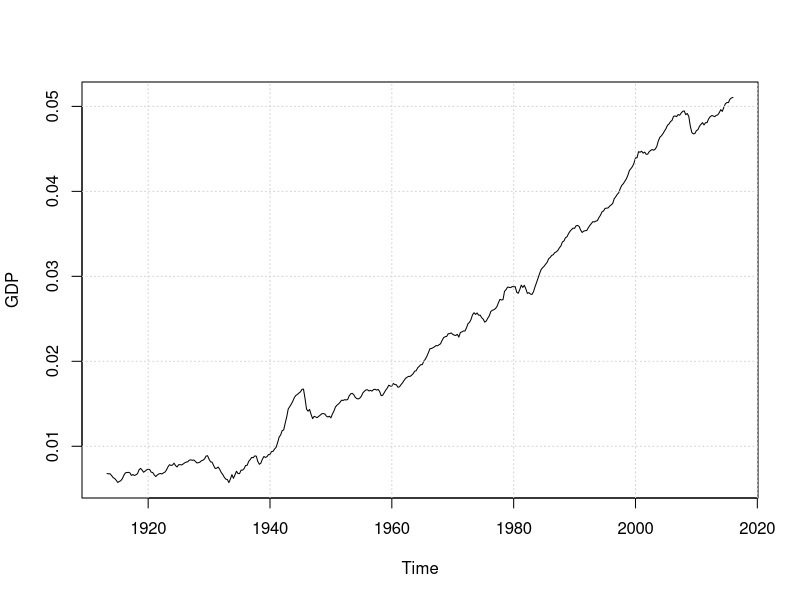
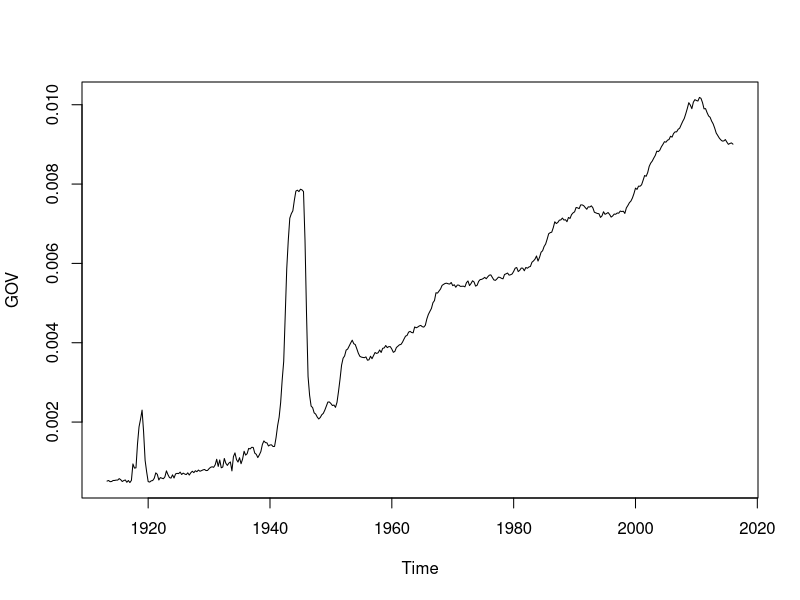

Recreate these plots in R, in order.
# Uploading the Ferrier & Navvarro dataset
data <- read.csv("Dataset/DATA_MACRO_FN.csv")

GDP           <- ts(data$GDP, start = c(1913, 2), frequency = 4)
GOV           <- ts(data$GOV, start = c(1913, 2), frequency = 4)
NEWS          <- ts(data$NEWS, start = c(1913, 2), frequency = 4)
UNEMP         <- ts(data$UNEMP, start = c(1913, 2), frequency = 4)
TB3           <- ts(data$TB3, start = c(1913, 2), frequency = 4)
RDEF          <- ts(data$RDEF, start = c(1913, 2), frequency = 4)
MTR           <- ts(data$MTR, start = c(1913, 2), frequency = 4)
ATR           <- ts(data$ATR, start = c(1913, 2), frequency = 4)
MITR          <- ts(data$MITR, start = c(1913, 2), frequency = 4)
AITR          <- ts(data$AITR, start = c(1913, 2), frequency = 4)
ATR_PSZ       <- ts(data$ATR_PSZ, start = c(1913, 2), frequency = 4)
ATR_B90_PSZ   <- ts(data$ATR_B90_PSZ, start = c(1913, 2), frequency = 4)
ATR_B50_PSZ   <- ts(data$ATR_B50_PSZ, start = c(1913, 2), frequency = 4)
ATR_T10_PSZ   <- ts(data$ATR_T10_PSZ, start = c(1913, 2), frequency = 4)
ATR_T05_PSZ   <- ts(data$ATR_T05_PSZ, start = c(1913, 2), frequency = 4)
ATR_T01_PSZ   <- ts(data$ATR_T01_PSZ, start = c(1913, 2), frequency = 4)
psoc          <- ts(data$psoc, start = c(1913, 2), frequency = 4)
pfed          <- ts(data$pfed, start = c(1913, 2), frequency = 4)
rinvfx        <- ts(data$rinvfx, start = c(1913, 2), frequency = 4)
rnri          <- ts(data$rnri, start = c(1913, 2), frequency = 4)
wgenofarm     <- ts(data$wgenofarm, start = c(1913, 2), frequency = 4)
hours         <- ts(data$hours, start = c(1913, 2), frequency = 4)


plot(GDP)
grid()
plot(GOV)
